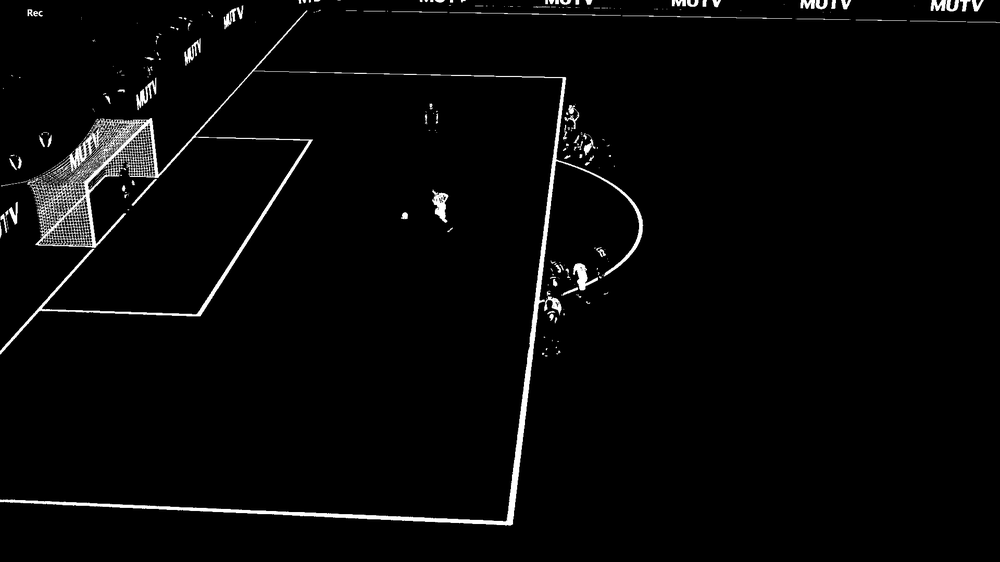
#> input picture Project/pest.png, 1000 x 562 px, shrunk from 1920 x 1080 before the run
$ python getContors.py
#> lines starting #> are read from the running program, lines starting #| are printed output that depends on the picture; after the words box and inside, x2 and y2 are one past the last pixel; in counts of white or black regions, pixels touching at a corner belong together
import cv2
import numpy as np

im = cv2.imread('pest.png')
#> im is the input picture: shape (562, 1000, 3); min 0, max 255, mean 6.8
imgray = cv2.cvtColor(im, cv2.COLOR_BGR2GRAY)
ret, thresh = cv2.threshold(imgray, 127, 255, 0)
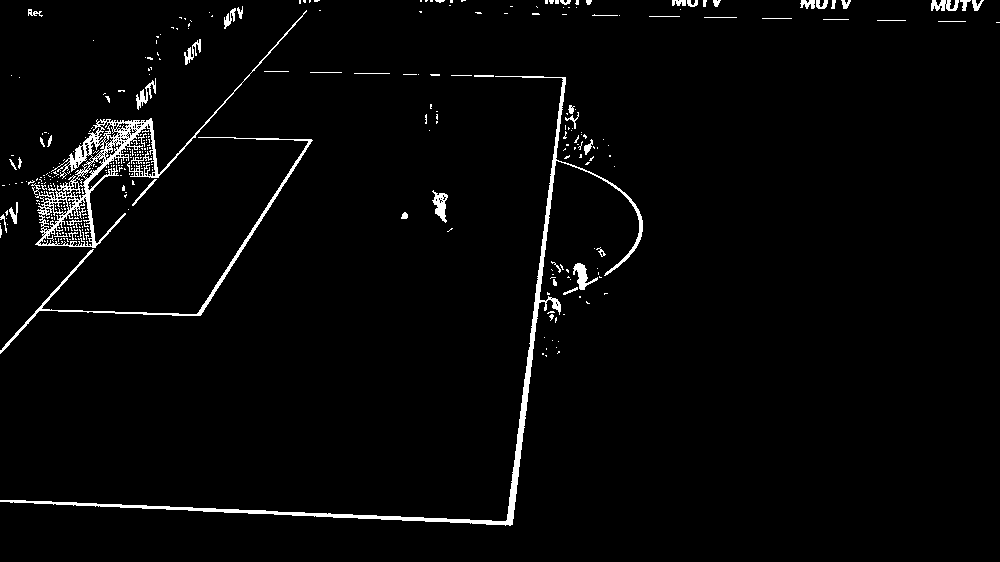
#> thresh: shape (562, 1000); 2.6% white; 359 white regions (303 under 20 px)
contours = cv2.findContours(thresh, cv2.RETR_TREE, cv2.CHAIN_APPROX_SIMPLE)
#> contours = 573 contours, 522 with area under 20; largest, box (x1, y1, x2, y2) and area: (31, 10, 307, 248) 5767, (0, 76, 643, 526) 3444, (39, 197, 93, 247) 1246, (0, 137, 313, 354) 1002, (432, 190, 448, 223) 240

print(type(contours))
#| <class 'tuple'>

#> (the run stopped early here; a loop or call above may not have finished)

$ run again, with Project/clique.png copied over Project/pest.png
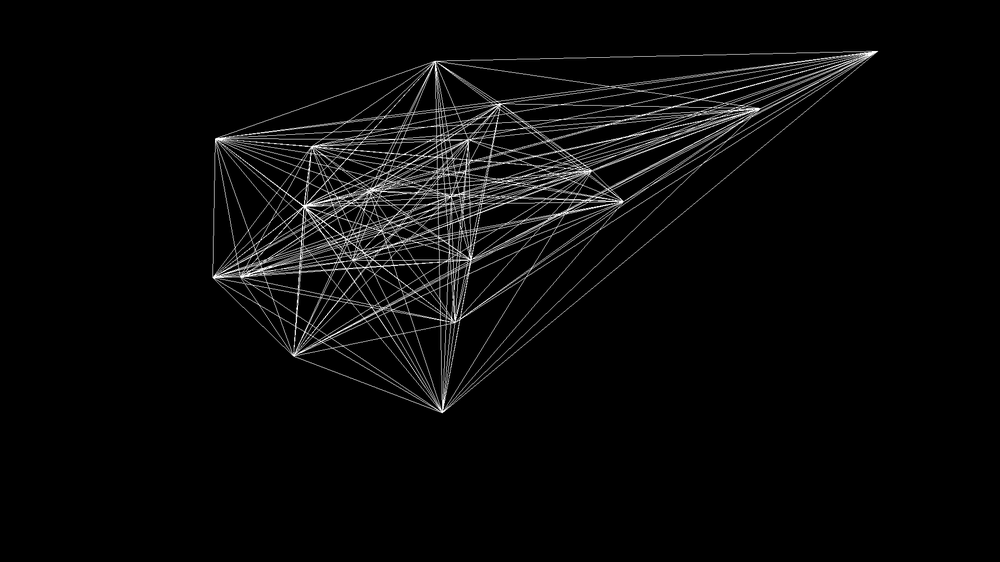
#> input picture Project/clique.png, 1000 x 562 px, shrunk from 1920 x 1080 before the run
#> im is the input picture: shape (562, 1000, 3); min 0, max 255, mean 9
#> `ret, thresh = cv2.threshold(imgray, 127, 255, 0)`:
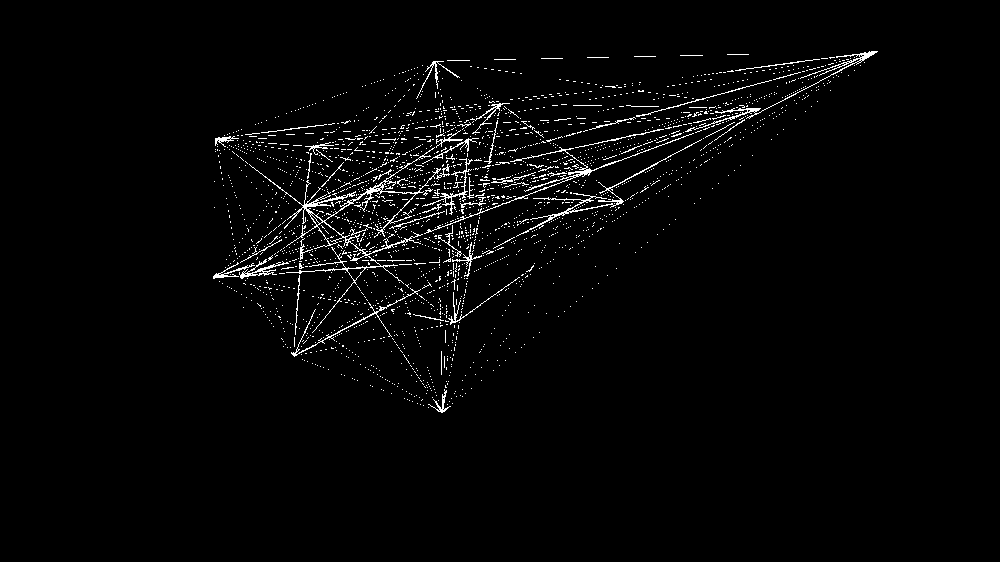
#> thresh: shape (562, 1000); 2.4% white in thin lines or dots, all inside (x1, y1, x2, y2) = (213, 51, 878, 413)
#> contours = 2543 contours, 2513 with area under 20; largest, box (x1, y1, x2, y2) and area: (249, 147, 441, 333) 1136, (685, 51, 878, 132) 284, (317, 221, 343, 245) 264, (424, 133, 694, 234) 220, (516, 139, 702, 237) 218
#| <class 'tuple'>
